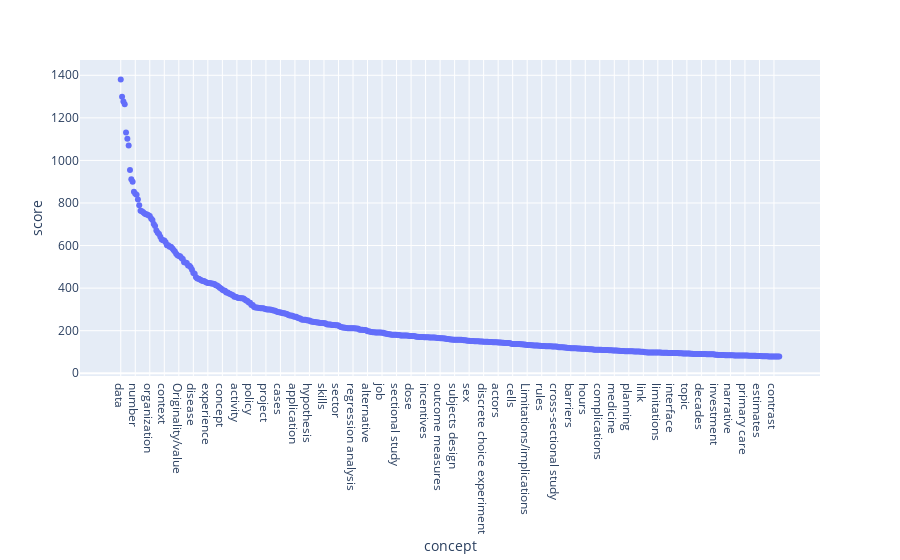

Source (notebook cell):
### Code cell
px.scatter(df_by_concept.head(500), x="concept", y="score")

### Figure 1 — Plotly figure (JSON) as saved in the notebook; plotly's stock layout.template omitted (floating-point values rounded to 4 significant figures; data arrays with more than 128 entries replaced by an {"elided": "..."} marker saying what was removed)
{"data": [{"hoverlabel": {"namelength": 0}, "hovertemplate": "concept=%{x}<br>score=%{y}", "legendgroup": "", "marker": {"color": "#636efa", "symbol": "circle"}, "mode": "markers", "name": "", "showlegend": false, "type": "scatter", "uid": "a28df537-7409-43a7-a604-20a09305c9e2", "x": {"elided": "500 str values"}, "xaxis": "x", "y": {"elided": "500 int values"}, "yaxis": "y"}], "layout": {"autosize": true, "grid": {"xaxes": ["x"], "xgap": 0.1, "xside": "bottom", "yaxes": ["y"], "ygap": 0.1, "yside": "left"}, "legend": {"tracegroupgap": 0}, "margin": {"t": 60}, "xaxis": {"autorange": true, "range": [-31.59, 530.6], "title": {"text": "concept"}, "type": "category"}, "yaxis": {"autorange": true, "range": [-20.57, 1480.0], "title": {"text": "score"}, "type": "linear"}}}
